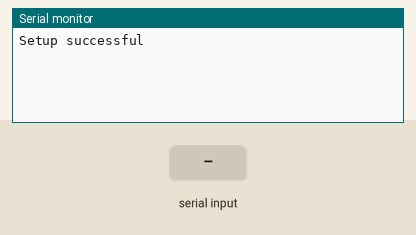
This sketch was run on a simulated Arduino Uno, built with avr-gcc and run on an emulated ATmega328P. Shown: the last lines printed to the serial monitor. The test bench sets the inputs (shaded band).

Above: at 1.2 s.
1.3 s: "90,45\n" received over Serial
At 1.8 s:
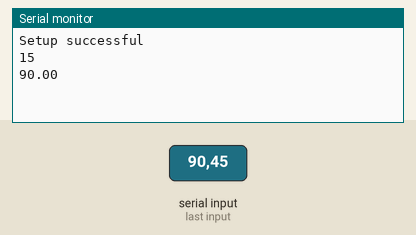
2.8 s: "30,150\n" received over Serial
At 4.1 s:
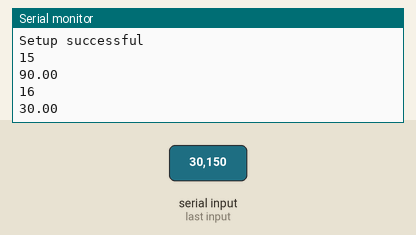
Timing chart, 0 to 5.8 s (numbered marks = the images above; inputs shaded):
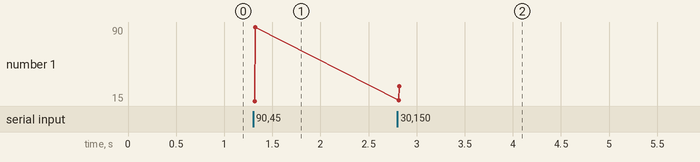

The sketch:

serial_input.ino
```cpp
//variables
String value;
float t;
int myTimeout = 10;
int long t1, t2, t3;

void setup(){
    Serial.begin(9600);
    Serial.setTimeout(myTimeout);
    Serial.println("Setup successful");
}

void loop(){
    if(Serial.available()){
        t1 = millis();
        value = Serial.readString();
        t2 = millis();
        t3 = t2 - t1;
        Serial.println(String(t3));
        t = value.toFloat();
        //Serial.println(value);
        Serial.println(String(t));
    }
    //else{
    //    Serial.println("nothing new");
    //    delay(1000);
    //}

}
```

Measured:
- after the input at 1.3 s, the serial monitor: prints a new line at once (image 1)
- after the input at 2.8 s, the serial monitor: prints a new line at once (image 2)
- plotted number 1: 90 → 30 after the input at 2.8 s
